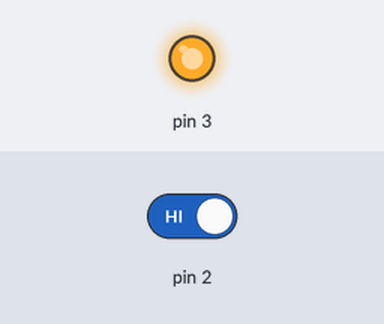
Bench run of a sketch on a simulated Arduino Uno, built with avr-gcc and run on an emulated ATmega328P. Shown: output pins drawn as LEDs (lit = HIGH). The inputs (shaded band) are chosen by the test bench; at power-on: pin 2 HIGH.

Above: at 1.2 s.
1.3 s: pin 2 driven LOW
At 1.7 s:
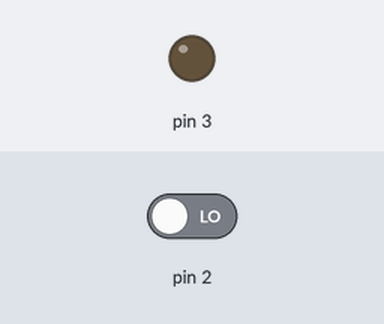
2.8 s: pin 2 driven HIGH
At 4.1 s:
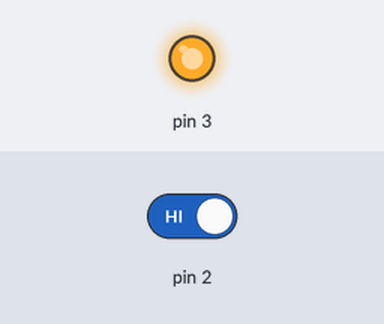
Timing chart, 0 to 5.8 s (numbered marks = the images above; inputs shaded):
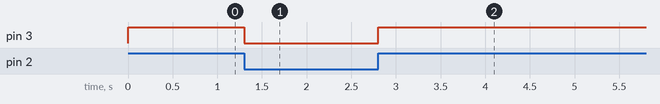

Measured:
- after the input at 1.3 s, pin 3: HIGH → LOW at once
- after the input at 2.8 s, pin 3: LOW → HIGH at once

The sketch:

arduino_polling.ino
```cpp
void setup() {
  pinMode(2, INPUT);
  pinMode(3, OUTPUT);
}

void loop() {
  while(!digitalRead(2));

  digitalWrite(3, HIGH);
  delayMicroseconds(50);
  while(digitalRead(2));
  digitalWrite(3, LOW);
}
```
